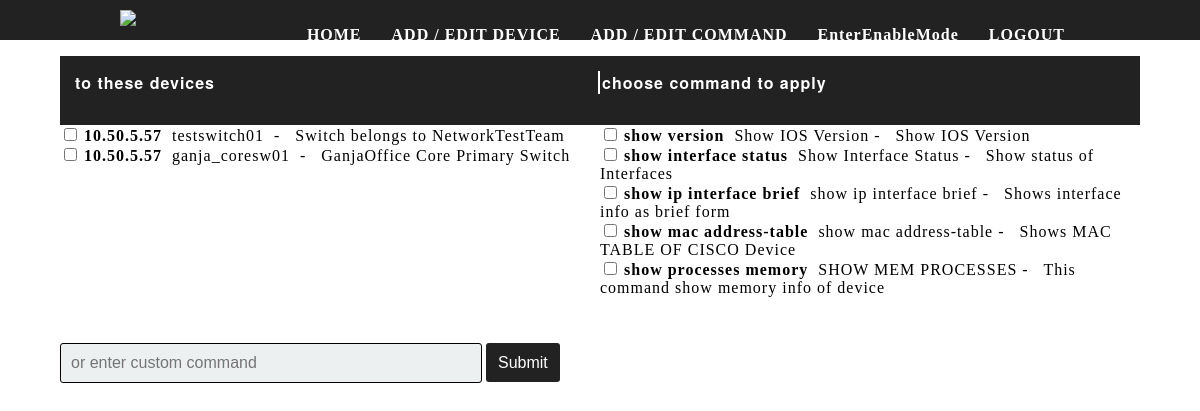
Screenshot of /main (signed in) with the database file from the repository.
### models.py (models this page shows, shortened)
class Device(db.Model):
    id = db.Column(db.Integer, primary_key=True)
    ip = db.Column(db.String(20), unique=False)
    name = db.Column(db.String(200), unique=True)
    desc = db.Column(db.String(300), unique=True)

class Command(db.Model):
    id = db.Column(db.Integer, primary_key=True)
    command = db.Column(db.String(80), unique=True)
    name = db.Column(db.String(80), unique=True)
    desc = db.Column(db.String(300), unique=True)

### server.py (the view)
@app.route('/main')
def main():
    if 'username' not in session:
        return redirect(url_for('login'))
    def chunks(l, n):
        for i in range(0, len(l), n):
            yield l[i:i+n]
    desc=[]
    name=[]
    command = []
    global commands
    desc, name, command, commands = [], [], [], []
    commands_query = Command.query.all()
    for i in commands_query:
        command.append(i.command)
    for i in commands_query:
        name.append(i.name)
    for i in commands_query:
        desc.append(i.desc)
    w =[j for i in zip(command,name,desc) for j in i]
    for i in list(chunks(w, 3)):
        commands.append(i)
    global devices
    name,desc,ip,devices = [],[],[],[]
    dev_query = Device.query.all()
    for i in dev_query:
        ip.append(i.ip)
    for i in dev_query:
        name.append(i.name)
    for i in dev_query:
        desc.append(i.desc)
    x =[j for i in zip(ip,name,desc) for j in i]
    for i in list(chunks(x, 3)):
        devices.append(i)
    return render_template('main.html', commands = commands, devices=devices)

### templates/main.html (shortened to what this page needs)
<!DOCTYPE html>
<html>
<head>
    <link rel="stylesheet" type="text/css" href="{{ url_for('static',filename='styles/main-page.css') }}">
</head>
<body>
<nav>
    <div>
        <img class="cisco"
             src="https://upload.wikimedia.org/wikipedia/commons/thumb/6/64/Cisco_logo.svg/1280px-Cisco_logo.svg.png"/>
        <ul>
            <li><a class="add" href='/main'>Home</a></li>
            <li><a class="add" href='/addnewdevice'>Add / Edit Device</a></li>
            <li><a class="add" href='/addnewcommand'>Add / Edit Command</a></li>
            <li><a style="text-transform: capitalize;" class="add" href="#" onClick="alert('This feature will be available on next version')">EnterEnableMode</a></li>
            <li><a class="add" href='/logout'>Logout</a></li>
        </ul>
    </div>
</nav>
<section>
    <div class="navbar-command-device clr">
        <ul class="clr">
            <li>to these devices</li>
            <li>choose command to apply</li>
        </ul>
    </div>
    <div class="list-command-device">
        <form action="/ciscoconnect" method='POST' accept-charset="UTF-8">
            <div class="clr">
                <div class="command-list">
                    {% for i in devices %}
                    <div>
                        <input type="checkbox" id="{{loop.index}}{{ i[1] }}" name="{{ i[1] }}" value="{{ i[0] }}">
                        <label for="{{loop.index}}{{ i[1] }}"><b>{{ i[0] }}</b>&nbsp;&nbsp;{{ i[1] }}&nbsp; - &nbsp; {{ i[2] }}</label>
                    </div>
                    {% endfor %}
                </div>
                <div class="device-list">
                    {% for i in commands %}
                    <div>
                        <input type="checkbox" name="{{ i[1] }}" id="{{loop.index}}{{ i[1] }}" value="{{ i[0] }}">
                        <label for="{{loop.index}}{{ i[1] }}"><b>{{ i[0] }}</b>&nbsp; {{ i[1] }} - &nbsp; {{ i[2] }}</label>
                    </div>
                    {% endfor %}
               </div>
            </div>
            <br><br>
            <div class="add-command">
                <div>
                    <input class="input" type="text" name="customcommand" style="width: 400px;" placeholder="or enter custom command">
                    <input type="submit" value="Submit" class="btn">
                </div>
            </div>
        </form>
    </div>
</section>
</body>
</html>

### static/styles/main-page.css (style rules this page uses)
html,body { padding: 0; margin: 0; }
nav { padding: 10px 0; background-color: #222; }
nav>div { display: block; width: 80%; margin: 0 auto; }
nav>div>img { width: 5%; }
nav ul { list-style-type: none; display: inline-block; float: right; }
nav ul li { float: left; position: relative; display: block; }
nav li>a { position: relative; display: block; padding: 0 15px; font-weight: bold; text-transform: uppercase; #font-family: Montserrat,"Helvetica Neue",Helvetica,Arial,sans-serif; #font-family: Montserrat,"Helvetica Neue",Helvetica,Arial,sans-serif; letter-spacing: 1px; color: #fff; }
nav a { text-decoration: none; color: #fff; }
.clr:after { clear: both; content: ""; display: block; }
.navbar-command-device { width: 90%; background: #222222; display: block; margin: auto; }
.navbar-command-device>ul { list-style-type: none; padding: 15px; }
.navbar-command-device li { position: relative; font-weight: bold; font-family: Montserrat,"Helvetica Neue",Helvetica,Arial,sans-serif; letter-spacing: 1px; color: #fff; }
.navbar-command-device li:first-child { float: left; width: calc(50% - 2px); border-right: 2px solid white; }
.navbar-command-device li:last-child { float: right; width: 50%; width: calc(50% - 2px); margin-left: 2px; }
.list-command-device { width: 90%; display: block; margin: auto; }
.device-list { float: right; display: inline-block; width: 50%; }
.command-list { float: left; display: inline-block; width: 50% }
.add-command { display: block; }
.input { background-color: #ECF0F1; border: 1px solid black; padding: 10px; border-radius: 3px; font-size: 16px; font-weight: 200; width: 80%; }
.btn { border: 2px solid transparent; background: #222222; color: #ffffff; font-size: 16px; line-height: 25px; padding: 5px 10px; text-decoration: none; text-shadow: none; border-radius: 3px; box-shadow: none; transition: 0.25s; margin-top: 10px; }
label { letter-spacing: 1px; font-size: 1em; }

### rows the page displays
Device: ip "10.50.5.57", name "testswitch01", desc "Switch belongs to NetworkTestTeam"
Device: ip "10.50.5.57", name "ganja_coresw01", desc "GanjaOffice Core Primary Switch"
Command: command "show version", name "Show IOS Version", desc "Show IOS Version"
Command: command "show interface status", name "Show Interface Status", desc "Show status of Interfaces"
Command: command "show ip interface brief", name "show ip interface brief", desc "Shows interface info as brief form"
Command: command "show mac address-table", name "show mac address-table", desc "Shows MAC TABLE OF CISCO Device"
Command: command "show processes memory", name "SHOW MEM PROCESSES", desc "This command show memory info of device"
